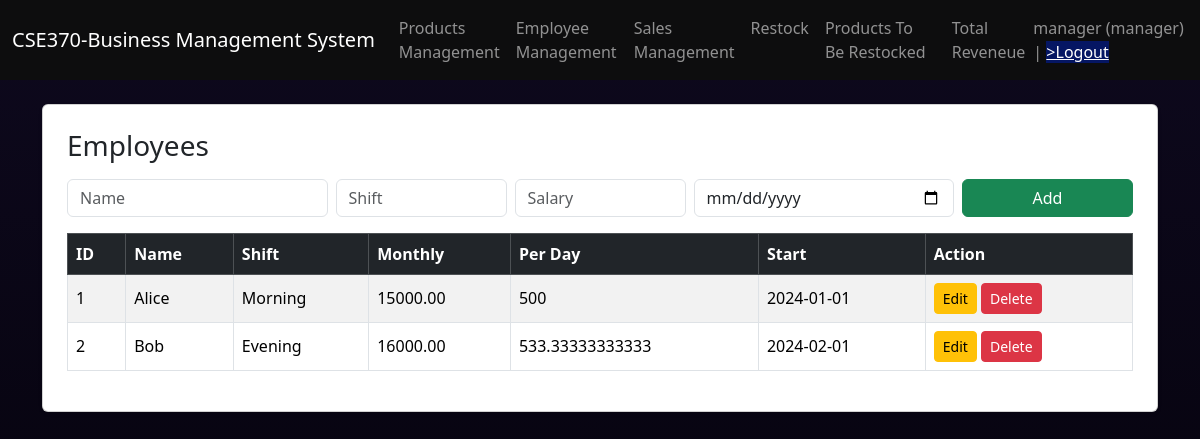
The page /employees.php (signed in) on the database its author committed.
### tables this page shows
CREATE TABLE employees(
  id INT AUTO_INCREMENT PRIMARY KEY,
  name VARCHAR(100),
  shift VARCHAR(50),
  monthly_salary DECIMAL(10,2),
  start_date DATE
);

### employees.php (the view, shortened to what this page needs)
<?php include "config.php"; check_login();
$res=$conn->query("SELECT * FROM employees");
$editId = isset($_GET['edit']) ? $_GET['edit'] : null;
?>
<!DOCTYPE html>
<html>
<head>
  <link href="https://cdn.jsdelivr.net/npm/bootstrap@5.3.3/dist/css/bootstrap.min.css" rel="stylesheet">
</head>
<body style="background-color: #09041bff; color: white;">
<?php include 'navbar.php'; ?>
<div class="container mt-4">
  <div class="card shadow-sm p-4">
    <h3 class="mb-3">Employees</h3>
    <?php if($_SESSION['role']=='manager'): ?>
    <form method="post" class="row g-2 mb-3">
      <div class="col-md-3"><input name="name" class="form-control" placeholder="Name"></div>
      <div class="col-md-2"><input name="shift" class="form-control" placeholder="Shift"></div>
      <div class="col-md-2"><input name="salary" class="form-control" placeholder="Salary"></div>
      <div class="col-md-3"><input type="date" name="start" class="form-control"></div>
      <div class="col-md-2"><button name="add" class="btn btn-success w-100">Add</button></div>
    </form>
    <?php endif; ?>
    <table class="table table-bordered table-striped align-middle">
      <thead class="table-dark">
        <tr>
          <th>ID</th><th>Name</th><th>Shift</th><th>Monthly</th>
          <th>Per Day</th><th>Start</th>
          <?php if($_SESSION['role']=='manager'): ?><th>Action</th><?php endif; ?>
        </tr>
      </thead>
      <tbody>
      <?php while($e=$res->fetch_assoc()): ?>
        <tr>
        <?php if($editId==$e['id']): ?>
          <form method="post">
            <td><?= $e['id']?><input type="hidden" name="id" value="<?= $e['id']?>"></td>
            <td><input name="name" class="form-control" value="<?= $e['name']?>"></td>
            <td><input name="shift" class="form-control" value="<?= $e['shift']?>"></td>
            <td><input name="salary" class="form-control" value="<?= $e['monthly_salary']?>"></td>
            <td><?= $e['monthly_salary']/30?></td>
            <td><input type="date" name="start" class="form-control" value="<?= $e['start_date']?>"></td>
            <td>
              <button name="update" class="btn btn-primary btn-sm">Save</button>
              <a href="employees.php" class="btn btn-secondary btn-sm">Cancel</a>
            </td>
          </form>
        <?php else: ?>
          <td><?= $e['id']?></td>
          <td><?= $e['name']?></td>
          <td><?= $e['shift']?></td>
          <td><?= $e['monthly_salary']?></td>
          <td><?= $e['monthly_salary']/30?></td>
          <td><?= $e['start_date']?></td>
          <?php if($_SESSION['role']=='manager'): ?>
          <td>
            <a href="?edit=<?= $e['id']?>" class="btn btn-sm btn-warning">Edit</a>
            <a href="?del=<?= $e['id']?>" class="btn btn-sm btn-danger"
               onclick="return confirm('Delete this employee?');">Delete</a>
          </td>
          <?php endif; ?>
        <?php endif; ?>
        </tr>
      <?php endwhile; ?>
      </tbody>
    </table>
  </div>
</div>
</body>
</html>

### employees.php (style rules this page uses)
body { background: linear-gradient(rgba(16, 11, 31, 0.7), rgba(0, 0, 0, 0.7)), url('https://images.unsplash.com/photo-1451187580459-43490279c0fa?auto=format&fit=crop&w=1920&q=80'); background-size: cover; background-position: center; background-attachment: fixed; min-height: 100vh; }

### rows shown on the page
employees: id "1", name "Alice", shift "Morning", monthly_salary "15000.00", $e['monthly_salary']/30 "500", start_date "2024-01-01"
employees: id "2", name "Bob", shift "Evening", monthly_salary "16000.00", $e['monthly_salary']/30 "533.33333333333", start_date "2024-02-01"

### other values the page prints
$_SESSION['username'] "manager"
$_SESSION['role'] "manager"
